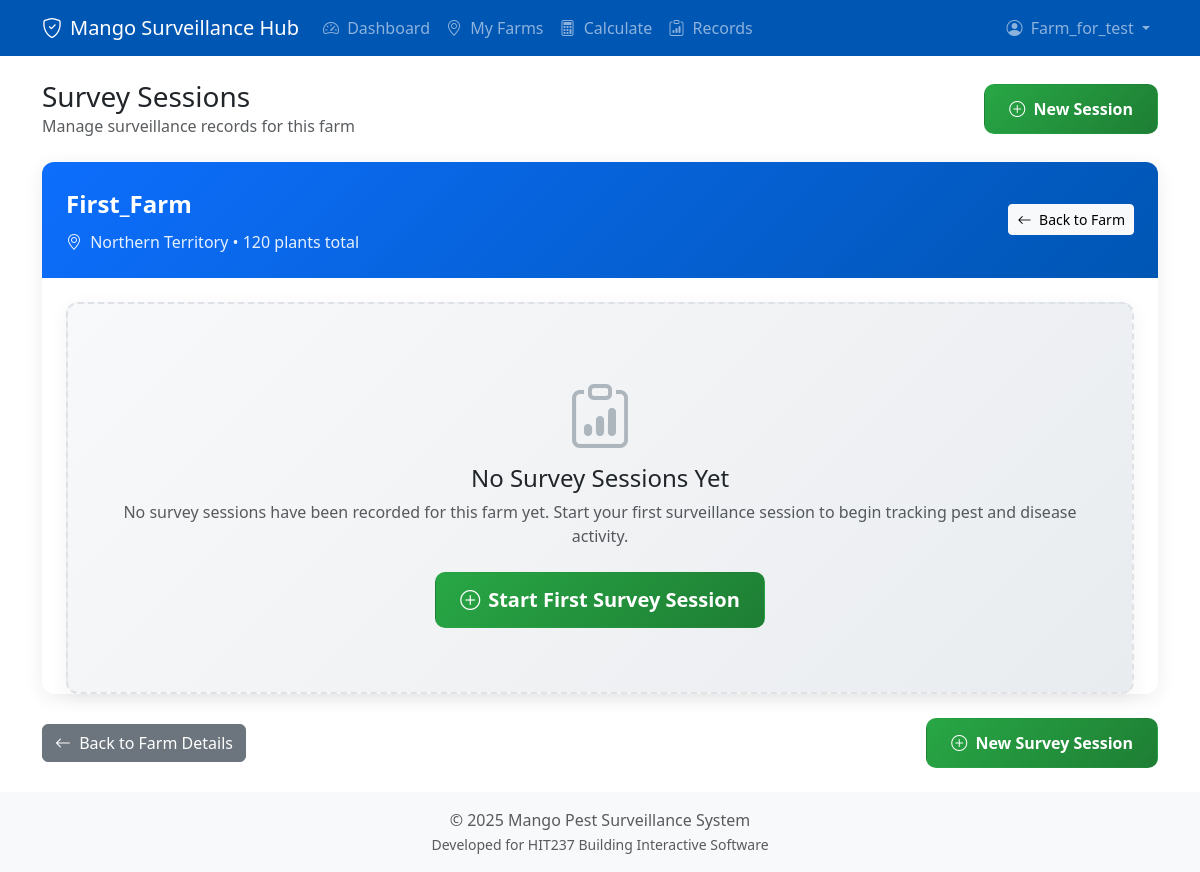
The page /farms/1/sessions/ (signed in) on the database its author committed.
### core/models.py (models this page shows, shortened)
class Farm(models.Model):
    owner = models.ForeignKey(Grower, on_delete=models.CASCADE, related_name='farms', db_index=True)
    name = models.CharField(max_length=100, db_index=True)
    region = models.ForeignKey(Region, on_delete=models.SET_NULL, null=True, blank=True, related_name='farms')
    size_hectares = models.DecimalField(max_digits=10, decimal_places=2, null=True, blank=True)
    stocking_rate = models.IntegerField(null=True, blank=True)
    plant_type = models.ForeignKey(PlantType, on_delete=models.SET_NULL, null=True, blank=True, related_name='farms')
    geoscape_address_id = models.CharField(max_length=50, blank=True, null=True, unique=True, db_index=True)
    formatted_address = models.CharField(max_length=500, blank=True, null=True)
    boundary = models.JSONField(null=True, blank=True)
    class Meta:
        ordering = ['name']
        indexes = [
            models.Index(fields=['name']),
            models.Index(fields=['owner']),
            models.Index(fields=['plant_type']),
            models.Index(fields=['region']),
            models.Index(fields=['geoscape_address_id']),
        ]
    def total_plants(self):
        if self.size_hectares is None or self.stocking_rate is None:
            return None
        return int(float(self.size_hectares) * self.stocking_rate)

class Region(models.Model):
    name = models.CharField(max_length=100, unique=True)
    climate_zone = models.CharField(max_length=50, blank=True, null=True)
    state_abbreviation = models.CharField(
        max_length=3,
        blank=True,
        null=True,
        help_text="State/Territory abbreviation (e.g., NT, QLD, WA)"
    )

### core/views.py (the view)
# urls.py: path('farms/<int:farm_id>/sessions/', views.survey_session_list_view, name='survey_session_list'),
@login_required
def survey_session_list_view(request, farm_id):
    farm = get_object_or_404(Farm, id=farm_id, owner=request.user.grower_profile)
    sessions = SurveySession.objects.filter(farm=farm).annotate(
        observation_count=Count('observations', filter=models.Q(observations__status='completed'))
    ).order_by('-start_time')
    context = {
        'farm': farm,
        'sessions': sessions,
    }
    return render(request, 'core/survey_session_list.html', context)

### core/templates/core/survey_session_list.html (shortened to what this page needs)
{% extends 'core/base.html' %}
{% block content %}
<div class="d-flex justify-content-between align-items-center mb-4">
    <div>
        <h3 class="mb-0">Survey Sessions</h3>
        <p class="text-muted mb-0">Manage surveillance records for this farm</p>
    </div>
    <a href="{% url 'core:start_survey_session' farm.id %}" class="btn btn-new-session">
        <i class="bi bi-plus-circle me-1"></i> New Session
    </a>
</div>
<div class="sessions-card">
    <div class="farm-info-header">
        <div class="d-flex justify-content-between align-items-center">
            <div>
                <div class="farm-title">{{ farm.name }}</div>
                <div class="farm-subtitle">
                    <i class="bi bi-geo-alt me-1"></i>
                    {{ farm.region.name|default:"No region set" }} •
                    {{ farm.total_plants|default:"?" }} plants total
                </div>
            </div>
            <div class="text-end">
                <a href="{% url 'core:farm_detail' farm.id %}" class="btn btn-light btn-sm">
                    <i class="bi bi-arrow-left me-1"></i> Back to Farm
                </a>
            </div>
        </div>
    </div>
    <div class="card-body p-0">
        {% if sessions %}
            <div class="d-none d-md-block p-4">
                <div class="table-responsive">
                    <table class="table sessions-table mb-0">
                        <thead>
                            <tr>
                                <th><i class="bi bi-calendar3 me-1"></i>Session Date</th>
                                <th><i class="bi bi-clock me-1"></i>Duration</th>
                                <th><i class="bi bi-binoculars me-1"></i>Observations</th>
                                <th><i class="bi bi-person me-1"></i>Surveyor</th>
                                <th class="text-end"><i class="bi bi-gear me-1"></i>Actions</th>
                            </tr>
                        </thead>
                        <tbody>
                            {% for session in sessions %}
                                <tr>
                                    <td>
                                        <div class="fw-bold">{{ session.start_time|date:"M j, Y" }}</div>
                                        <small class="text-muted">{{ session.start_time|date:"P" }} - {{ session.end_time|date:"P"|default:"Ongoing" }}</small>
                                    </td>
                                    <td>
                                        {% if session.duration %}
                                            <span class="fw-medium">{{ session.duration }} min</span>
                                        {% else %}
                                            <span class="text-muted">N/A</span>
                                        {% endif %}
                                    </td>
                                    <td>
                                        <span class="obs-count-badge">
                                            <i class="bi bi-eye me-1"></i>{{ session.observation_count }}
                                        </span>
                                    </td>
                                    <td>{{ session.surveyor.username }}</td>
                                    <td class="text-end">
                                        <a href="{% url 'core:survey_session_detail' session.session_id %}" class="action-btn btn-view">
                                            <i class="bi bi-eye-fill"></i> View Details
                                        </a>
                                        <button type="button" class="action-btn btn-delete"
                                                data-bs-toggle="modal" data-bs-target="#deleteModal"
                                                data-session-id="{{ session.session_id }}"
                                                data-session-date="{{ session.start_time|date:'M j, Y' }}">
                                            <i class="bi bi-trash"></i> Delete
                                        </button>
                                    </td>
                                </tr>
                            {% endfor %}
                        </tbody>
                    </table>
                </div>
            </div>
            <div class="d-md-none p-3">
                {% for session in sessions %}
                <div class="session-item">
                    <div class="session-header">
                        <div class="d-flex justify-content-between align-items-start">
                            <div>
                                <h6 class="mb-1 fw-bold">{{ session.start_time|date:"M j, Y" }}</h6>
                                <small class="text-muted">{{ session.start_time|date:"P" }} - {{ session.end_time|date:"P"|default:"Ongoing" }}</small>
                            </div>
                            <span class="session-status status-completed">
                                <i class="bi bi-check-circle-fill"></i>Complete
                            </span>
                        </div>
                    </div>
                    <div class="session-body">
                        <div class="info-row">
                            <span class="info-label">Observations:</span>
                            <span class="info-value">{{ session.observation_count }} plants</span>
                        </div>
                        <div class="info-row">
                            <span class="info-label">Duration:</span>
                            <span class="info-value">{{ session.duration|default:"N/A" }} minutes</span>
                        </div>
                        <div class="info-row">
                            <span class="info-label">Surveyor:</span>
                            <span class="info-value">{{ session.surveyor.username }}</span>
                        </div>
                        <div class="mt-3 d-flex gap-2">
                            <a href="{% url 'core:survey_session_detail' session.session_id %}" class="action-btn btn-view flex-grow-1 justify-content-center">
                                <i class="bi bi-eye-fill"></i> View Details
                            </a>
                            <button type="button" class="action-btn btn-delete"
                                    data-bs-toggle="modal" data-bs-target="#deleteModal"
                                    data-session-id="{{ session.session_id }}"
                                    data-session-date="{{ session.start_time|date:'M j, Y' }}">
                                <i class="bi bi-trash"></i>
                            </button>
                        </div>
                    </div>
                </div>
                {% endfor %}
            </div>
        {% else %}
            <div class="empty-state m-4">
                <i class="bi bi-clipboard-data empty-state-icon"></i>
                <h4>No Survey Sessions Yet</h4>
                <p class="text-muted mb-4">No survey sessions have been recorded for this farm yet. Start your first surveillance session to begin tracking pest and disease activity.</p>
                <a href="{% url 'core:start_survey_session' farm.id %}" class="btn btn-new-session btn-lg">
                    <i class="bi bi-plus-circle me-2"></i>Start First Survey Session
                </a>
            </div>
        {% endif %}
    </div>
</div>
<div class="d-flex justify-content-between align-items-center mt-4">
    <a href="{% url 'core:farm_detail' farm.id %}" class="btn btn-secondary">
        <i class="bi bi-arrow-left me-1"></i> Back to Farm Details
    </a>
    <a href="{% url 'core:start_survey_session' farm.id %}" class="btn btn-new-session">
        <i class="bi bi-plus-circle me-1"></i> New Survey Session
    </a>
</div>
{% endblock %}

### core/templates/core/base.html (shortened to what this page needs)
<!DOCTYPE html>
<html lang="en">
<head>
    <link href="https://cdn.jsdelivr.net/npm/bootstrap@5.3.3/dist/css/bootstrap.min.css" rel="stylesheet">
    <link rel="stylesheet" href="https://cdn.jsdelivr.net/npm/bootstrap-icons@1.11.3/font/bootstrap-icons.min.css">
</head>
<body class="d-flex flex-column min-vh-100">
    <nav class="navbar navbar-expand-lg navbar-dark fixed-top" style="background-color: var(--primary-color);">
        <div class="container">
            <a class="navbar-brand d-flex align-items-center" href="{% url 'core:dashboard' %}">
                <i class="bi bi-shield-check me-2"></i>
                Mango Surveillance Hub
            </a>
            <div class="collapse navbar-collapse" id="navbarNav">
                {% if user.is_authenticated %}
                <ul class="navbar-nav me-auto mb-2 mb-lg-0">
                    <li class="nav-item">
                        <a class="nav-link {% if request.resolver_match.url_name == 'dashboard' %}active{% endif %}" href="{% url 'core:dashboard' %}">
                            <i class="bi bi-speedometer2 me-1"></i> Dashboard
                        </a>
                    </li>
                    <li class="nav-item">
                        <a class="nav-link {% if request.resolver_match.url_name == 'myfarms' %}active{% endif %}" href="{% url 'core:myfarms' %}">
                            <i class="bi bi-geo-alt me-1"></i> My Farms
                        </a>
                    </li>
                    <li class="nav-item">
                        <a class="nav-link {% if request.resolver_match.url_name == 'calculator' %}active{% endif %}" href="{% url 'core:calculator' %}">
                            <i class="bi bi-calculator me-1"></i> Calculate
                        </a>
                    </li>
                    <li class="nav-item">
                        <a class="nav-link {% if request.resolver_match.url_name == 'record_list' %}active{% endif %}" href="{% url 'core:record_list' %}">
                            <i class="bi bi-clipboard-data me-1"></i> Records
                        </a>
                    </li>
                </ul>
                <ul class="navbar-nav ms-auto mb-2 mb-lg-0">
                    <li class="nav-item dropdown">
                        <a class="nav-link dropdown-toggle" href="#" id="navbarDropdownAccount" role="button" data-bs-toggle="dropdown" aria-expanded="false">
                            <i class="bi bi-person-circle me-1"></i> {{ user.username }}
                        </a>
                    </li>
                </ul>
                {% endif %}
            </div>
        </div>
    </nav>
    <div class="container my-4">
        <main>
            {% block content %}
            {% endblock %}
        </main>
    </div>
    <footer class="mt-auto py-3 bg-light text-center">
        <div class="container">
            <span class="text-muted">© {% now "Y" %} Mango Pest Surveillance System</span><br>
            <small class="text-muted">Developed for HIT237 Building Interactive Software</small>
        </div>
    </footer>
</body>
</html>

### core/templates/core/base.html (style rules this page uses)
body { padding-top: 56px; }
:root { --primary-color: #0056b3; --secondary-color: #198754; --accent-color: #fd7e14; --light-bg: #f8f9fa; --card-border: #e9ecef; --card-shadow: 0 0.125rem 0.25rem rgba(0, 0, 0, 0.075); --card-shadow-hover: 0 0.5rem 1rem rgba(0, 0, 0, 0.15); }

### core/templates/core/survey_session_list.html (style rules this page uses)
.sessions-card { border-radius: 12px; border: none; box-shadow: 0 4px 20px rgba(0,0,0,0.08); transition: all 0.3s ease; margin-bottom: 1.5rem; }
.farm-info-header { background: linear-gradient(135deg, #0d6efd, #0056b3); color: white; border-radius: 12px 12px 0 0; padding: 1.5rem; }
.farm-title { font-size: 1.5rem; font-weight: 700; margin-bottom: 0.5rem; }
.farm-subtitle { opacity: 0.9; font-size: 1rem; }
.btn-new-session { background: linear-gradient(135deg, #28a745, #1e7e34); color: white; padding: 0.75rem 1.5rem; font-weight: 600; border-radius: 10px; }
.empty-state { text-align: center; padding: 4rem 2rem; background: linear-gradient(135deg, #f8f9fa, #e9ecef); border-radius: 12px; box-shadow: 0 4px 20px rgba(0,0,0,0.05); border: 2px dashed #dee2e6; }
.empty-state-icon { font-size: 4rem; color: #adb5bd; margin-bottom: 1.5rem; }

### rows shown on the page
Farm: name "First_Farm", region.name "Northern Territory", total_plants "120"

### other values the page prints
{{ user.username }} "Farm_for_test"
